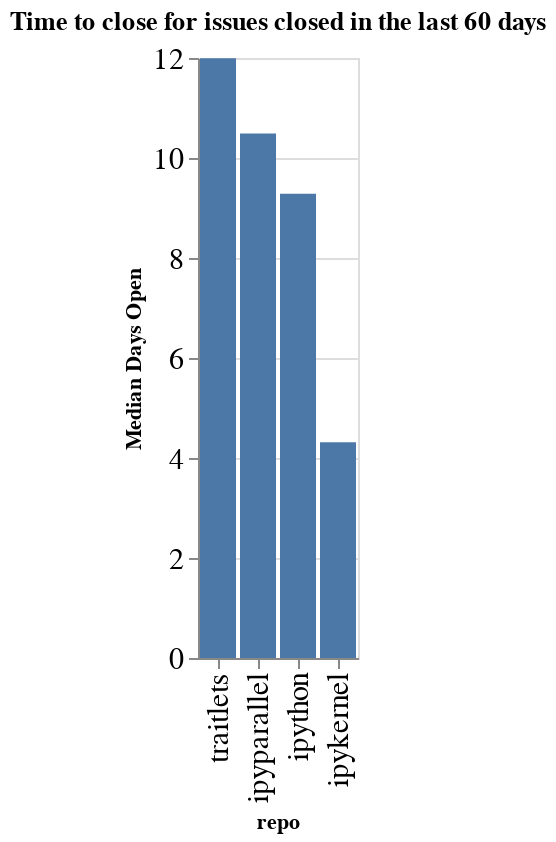

The notebook cell saved with this chart:
### Code cell
time_open = closed.groupby(['org', 'repo']).agg({'time_open': 'median'}).reset_index()
time_open['time_open'] = time_open['time_open'] / (60 * 60 * 24)
time_open['org/repo'] = time_open.apply(lambda a: a['org'] + '/' + a['repo'], axis=1)
sorted_vals = time_open.sort_values(['org', 'time_open'], ascending=False)['repo'].values
alt.Chart(data=time_open, title=f"Time to close for issues closed in the last {n_days} days").mark_bar().encode(
    x=alt.X('repo', sort=alt.Sort(sorted_vals.tolist())),
    y=alt.Y('time_open', title="Median Days Open"),
)

### Figure 1 — Vega-Lite specification as saved in the notebook (floating-point values rounded to 4 significant figures)
{"config": {"axisLeft": {"labelFontSize": 15}, "axisBottom": {"labelFontSize": 15}}, "data": {"name": "data-b526ac84fa5d69da0347b03bdb6e827d"}, "mark": "bar", "encoding": {"x": {"type": "nominal", "field": "repo", "sort": ["traitlets", "ipyparallel", "ipython", "ipykernel"]}, "y": {"type": "quantitative", "field": "time_open", "title": "Median Days Open"}}, "title": "Time to close for issues closed in the last 60 days", "$schema": "https://vega.github.io/schema/vega-lite/v4.0.2.json", "datasets": {"data-b526ac84fa5d69da0347b03bdb6e827d": [{"org": "ipython", "repo": "ipykernel", "time_open": 4.314, "org/repo": "ipython/ipykernel"}, {"org": "ipython", "repo": "ipyparallel", "time_open": 10.49, "org/repo": "ipython/ipyparallel"}, {"org": "ipython", "repo": "ipython", "time_open": 9.283, "org/repo": "ipython/ipython"}, {"org": "ipython", "repo": "traitlets", "time_open": 11.99, "org/repo": "ipython/traitlets"}]}}
